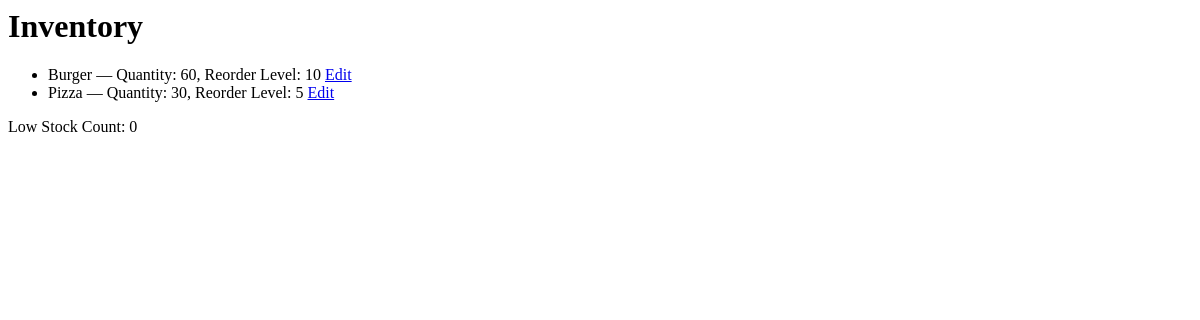
Before: /staff/inventory/ with the older database file.
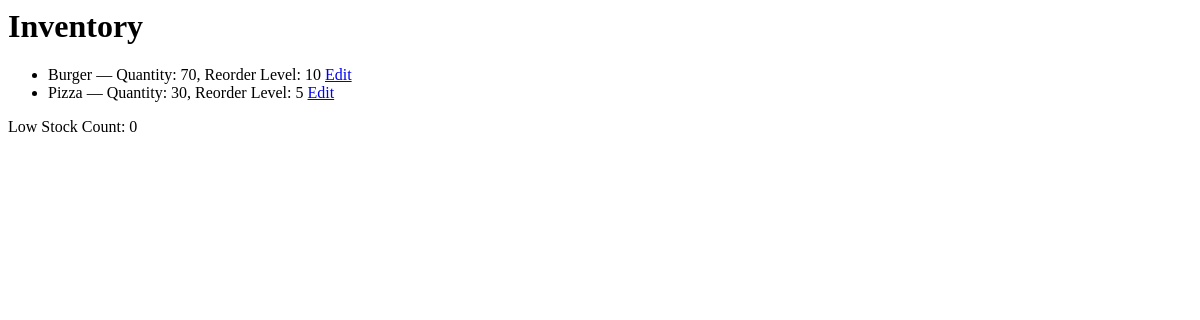
After: the same page with the newer database file.
### inventory_app/models.py (models this page shows, shortened)
class InventoryItem(models.Model):
    name = models.CharField(max_length=100)
    quantity = models.PositiveIntegerField()
    reorder_level = models.PositiveIntegerField()

### yummyzone/views.py (the view)
# urls.py: path('staff/inventory/', views.staff_inventory, name='staff_inventory'),
def staff_inventory(request):
    inventory_items = InventoryItem.objects.all()
    return render(request, 'staff_inventory.html', {'inventory_items': inventory_items})

### inventory_app/context_processors.py (called while the page is built)
def low_stock_notification(request):
    low_stock_items = InventoryItem.objects.filter(quantity__lt=F('reorder_level'))
    return {
        'low_stock_count': low_stock_items.count(),
        'low_stock_items': low_stock_items
    }

### templates/staff_inventory.html (shortened to what this page needs)
<h1>Inventory</h1>
<ul>
{% for item in inventory_items %}
    <li>
        {{ item.name }} — Quantity: {{ item.quantity }}, Reorder Level: {{ item.reorder_level }}
        <a href="{% url 'update_inventory' item.id %}">Edit</a>
    </li>
{% empty %}
    <li>No items in inventory.</li>
{% endfor %}
</ul>
<p>Low Stock Count: {{ low_stock_count }}</p>

Changed rows visible on the page:
changed InventoryItem "Burger": quantity "60" → "70"
